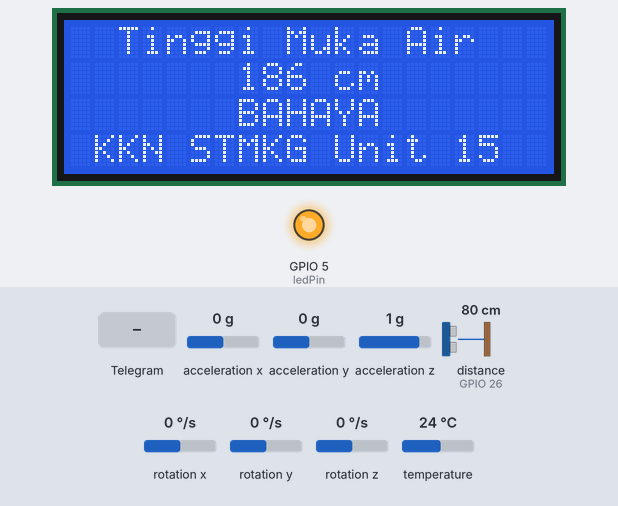
The sketch below on a simulated ESP32. On the bench: 20×4 character LCD, output pins drawn as LEDs (lit = HIGH). Wiring (inferred from the names in the program): ultrasonic range finder: trigger GPIO 25; echo GPIO 26. Inputs (shaded band) come from the test bench; at power-on: distance to the obstacle (sensor on GPIO 26) 80 cm, acceleration x 0 g, acceleration y 0 g, acceleration z 1 g, rotation x 0 °/s, rotation y 0 °/s, rotation z 0 °/s, temperature 24 °C. The echo pulse lasts 58.3 µs per cm; WiFi joins after 1.5 s; servers stay silent unless stated; random numbers use the default seed unless the sketch sets one; no MQTT or app messages arrive unless stated; pins used as bus, display or sensor lines are not drawn; what the sketch prints to the serial monitor is not drawn.

Above: at 8.6 s.
8.7 s: distance to the obstacle (sensor on GPIO 26) set to 120 cm
At 10.4 s:
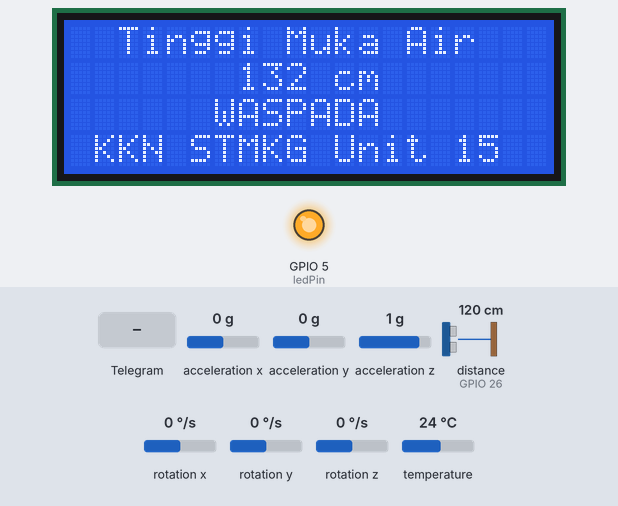
14.3 s: distance to the obstacle (sensor on GPIO 26) set to 250 cm
At 16.5 s:
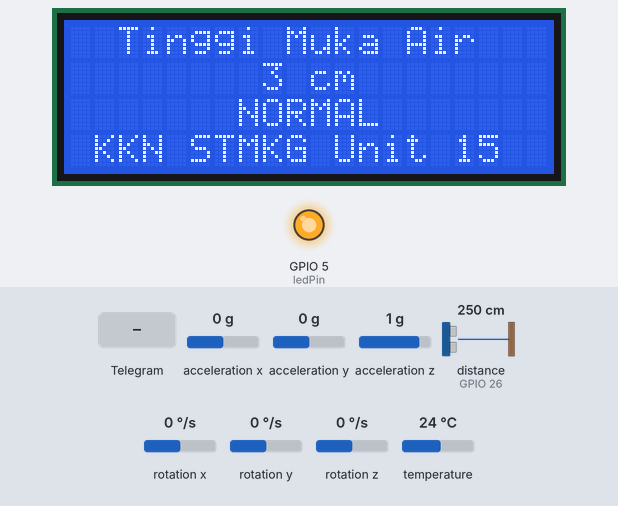
19.9 s: Telegram message "/status" received
23.9 s: distance to the obstacle (sensor on GPIO 26) set to 2 cm
At 27.3 s:
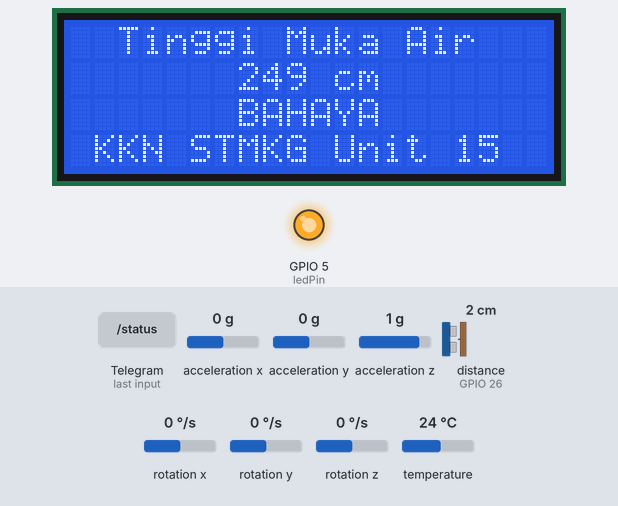
27.6 s: Telegram message "/monitor" received
Timing chart, 0 to 30.6 s (numbered marks = the images above; inputs shaded):
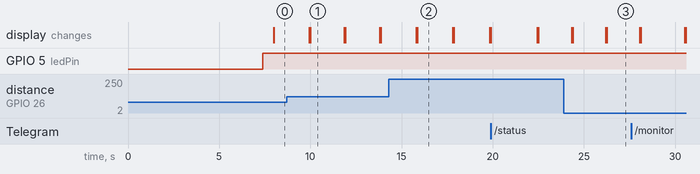

The sketch:

esp.ino
```cpp
#include <WiFi.h>
#include <WiFiClientSecure.h>
#include <UniversalTelegramBot.h>
#include <ArduinoJson.h>
#include <Adafruit_MPU6050.h>
#include <Adafruit_Sensor.h>
#include <LiquidCrystal_I2C.h>
#include <PubSubClient.h>
#include <Wire.h>
#define MQTT_MAX_PACKET_SIZE 512

// Replace with your network credentials
const char* ssid = "Kecamatan 02";
const char* password = "sabarsabar1"; // replace with your actual password

// Telegram BOT Token and Chat ID
#define BOTtoken "7279363754:AAEHcLfiYkuF5MmRPTubiNm_5rTXZOAEc-c" // Replace with your BOT token
#define CHAT_ID "-4201858654"   // Replace with your chat ID

WiFiClientSecure client;
UniversalTelegramBot bot(BOTtoken, client);

// Initialize MQTT
const char* mqtt_server = "broker.emqx.io";
WiFiClient espClient;
PubSubClient mqttClient(espClient);

// Telegram bot request delay
int botRequestDelay = 1000;
unsigned long lastTimeBotRan;

// Pins for ultrasonic sensor
const int trigPin = 25;
const int echoPin = 26;

// LED pin
const int ledPin = 5;

// Create MPU6050 instance
Adafruit_MPU6050 mpu;

// Create LCD instance with I2C address 0x27 and 20x4 display
LiquidCrystal_I2C lcd(0x27, 20, 4);

// Constants
const int riverbedHeight = 250; // Example riverbed height in cm

// Timer variables
unsigned long motionDetectedTime = 0;
bool ledActive = false;
unsigned long lastPublishTime = 0; // Last time MQTT message was published
const unsigned long publishInterval = 5000; // 5 seconds
unsigned long lastTelegramTime = 0; // Last time Telegram message was sent
const unsigned long telegramInterval = 60000; // 1 minutes

// Variables to hold TMA and hazard level
int lastTMA = 0;
int lastPumpStatus = 0;
int lastHazardLevel = 1;

// Variables for ultrasonic sensor filtering
const int numReadings = 10; // Using 10 measurements for moving average
long readings[numReadings];
int readIndex = 0;
long total = 0;
long average = 0;

// Monitoring state
bool monitoringActive = false;  // Variable to track monitoring state

// Function prototypes
void setup_wifi();
bool reconnect();
void sendMQTTData(int tma, int pumpStatus, int hazardLevel);
long getUltrasonicReading();
long correctReading(long distance);
void initSensorReadings();
void updateLCD(int TMA, int hazardLevel);
void handleNewMessages(int numNewMessages);
void sendTelegramData();

// Handle new Telegram messages
void handleNewMessages(int numNewMessages) {
  Serial.println("handleNewMessages");
  Serial.println(String(numNewMessages));

  for (int i = 0; i < numNewMessages; i++) {
    String chat_id = String(bot.messages[i].chat_id);
    if (chat_id != CHAT_ID) {
      bot.sendMessage(chat_id, "Unauthorized user", "");
      continue;
    }

    String text = bot.messages[i].text;
    Serial.println(text);

    if (text == "/status") {
      sendTelegramData();
    } else if (text == "/monitor") {
      monitoringActive = !monitoringActive;
      bot.sendMessage(CHAT_ID, monitoringActive ? "Monitoring aktif" : "Monitoring non-aktif", "");
    }
  }
}

void setup() {
  Serial.begin(115200);

  // Initialize MPU6050
  if (!mpu.begin()) {
    Serial.println("Failed to find MPU6050 chip");
    while (1) {
      delay(10);
    }
  }
  Serial.println("MPU6050 Found!");

  mpu.setHighPassFilter(MPU6050_HIGHPASS_0_63_HZ);
  mpu.setMotionDetectionThreshold(1);
  mpu.setMotionDetectionDuration(20);
  mpu.setInterruptPinLatch(true);
  mpu.setInterruptPinPolarity(true);
  mpu.setMotionInterrupt(true);

  // Initialize LCD
  lcd.init();
  lcd.backlight();

  // Setup pins
  pinMode(trigPin, OUTPUT);
  pinMode(echoPin, INPUT);
  pinMode(ledPin, OUTPUT);

  // Initialize sensor readings
  initSensorReadings();

  // Connect to WiFi
  setup_wifi();

  // Setup MQTT
  mqttClient.setServer(mqtt_server, 1883);

  // Setup Telegram
  client.setCACert(TELEGRAM_CERTIFICATE_ROOT);

  bot.sendMessage(CHAT_ID, "Bot Started", "");
}

void loop() {
  unsigned long currentTime = millis();

  // Handle motion detection and LED activation
  if (mpu.getMotionInterruptStatus()) {
    motionDetectedTime = currentTime;
    ledActive = true;

    sensors_event_t a, g, temp;
    mpu.getEvent(&a, &g, &temp);

    Serial.println("Detect Motion!");
  }

  if (ledActive && (currentTime - motionDetectedTime < 5000)) {
    digitalWrite(ledPin, HIGH);
  } else {
    ledActive = false;
    digitalWrite(ledPin, LOW);
  }

  int pumpStatus = ledActive ? 1 : 0;
  lastPumpStatus = pumpStatus;

  // Measure distance using ultrasonic sensor with moving average
  long averageDistance = getUltrasonicReading();

  int TMA = riverbedHeight - averageDistance;
  lastTMA = TMA;

  Serial.print("Average distance: ");
  Serial.print(averageDistance);
  Serial.print(" cm, TMA: ");
  Serial.print(TMA);
  Serial.println(" cm");

  int hazardLevel;
  String hazardLevelStr;
  if (TMA >= 150) {
    hazardLevel = 3;
    hazardLevelStr = "BAHAYA";
  } else if (TMA >= 100) {
    hazardLevel = 2;
    hazardLevelStr = "WASPADA";
  } else {
    hazardLevel = 1;
    hazardLevelStr = "AMAN";
  }
  lastHazardLevel = hazardLevel;

  updateLCD(lastTMA, lastHazardLevel);

  if (currentTime - lastPublishTime >= publishInterval) {
    sendMQTTData(lastTMA, pumpStatus, lastHazardLevel);
    lastPublishTime = currentTime;
  }

  if (!mqttClient.connected()) {
    reconnect();
  }
  mqttClient.loop();

  // Check if monitoring is active and handle continuous sending to Telegram
  if (monitoringActive && (lastHazardLevel == 2 || lastHazardLevel == 3) && (currentTime - lastTelegramTime >= telegramInterval)) {
    sendTelegramData();
    lastTelegramTime = currentTime;
  }

  if (millis() > lastTimeBotRan + botRequestDelay) {
    int numNewMessages = bot.getUpdates(bot.last_message_received + 1);

    while (numNewMessages) {
      Serial.println("got response");
      handleNewMessages(numNewMessages);
      numNewMessages = bot.getUpdates(bot.last_message_received + 1);
    }
    lastTimeBotRan = millis();
  }

  delay(1000);
}

void setup_wifi() {
  delay(10);
  Serial.println();
  Serial.print("Connecting to ");
  Serial.println(ssid);

  WiFi.begin(ssid, password);

  while (WiFi.status() != WL_CONNECTED) {
    delay(500);
    Serial.print(".");
  }

  Serial.println("");
  Serial.println("WiFi connected");
  Serial.println("IP address: ");
  Serial.println(WiFi.localIP());
}

bool reconnect() {
  Serial.print("Attempting MQTT connection...");
  // Create a unique client ID
  String clientId = "ESP32Client_" + String(random(0xffff), HEX);
  // Attempt to connect
  if (mqttClient.connect(clientId.c_str())) {
    Serial.println("connected");
    // Once connected, publish an announcement...
    mqttClient.publish("KKNSTMKG15/status", "Connected");
    // ... and resubscribe
    // mqttClient.subscribe("inTopic"); // Uncomment if you have subscriptions
    return true;
  } else {
    Serial.print("failed, rc=");
    Serial.print(mqttClient.state());
    Serial.println(" try again in 3 seconds");
    delay(3000);
    return false;
  }
}

void sendMQTTData(int tma, int pumpStatus, int hazardLevel) {
  StaticJsonDocument<100> doc;

  doc["TMA"] = tma;
  doc["PumpStatus"] = pumpStatus;
  doc["HazardLevel"] = hazardLevel;

  char jsonBuffer[100];
  serializeJson(doc, jsonBuffer);

  Serial.println("Publishing data!");
  if (!mqttClient.publish("KKNSTMKG15/parameter", jsonBuffer)) {
    Serial.println("Failed to publish message");
  } else {
    Serial.println("Publish Completed");
  }
}

long getUltrasonicReading() {
  long sum = 0;
  for (int i = 0; i < numReadings; i++) {
    long duration, distance;
    digitalWrite(trigPin, LOW);
    delayMicroseconds(2);
    digitalWrite(trigPin, HIGH);
    delayMicroseconds(10);
    digitalWrite(trigPin, LOW);
    duration = pulseIn(echoPin, HIGH);
    distance = duration * 0.034 / 2;

    sum += distance;

    delay(50);
  }

  long averageDistance = sum / numReadings;
  long correctedDistance = correctReading(averageDistance);

  return correctedDistance;
}

long correctReading(long distance) {
  long correctedDistance = distance;

  if (distance >= 70 && distance <= 80) {
    correctedDistance -= 15;
  } else if (distance > 80 && distance <= 90) {
    correctedDistance -= 10;
  } else if (distance > 90 && distance <= 100) {
    correctedDistance -= 5;
  }
  return correctedDistance;
}

void initSensorReadings() {
  for (int i = 0; i < numReadings; i++) {
    readings[i] = getUltrasonicReading();
    total += readings[i];
  }
  average = total / numReadings;
}

void updateLCD(int TMA, int hazardLevel) {
  lcd.clear();
  delay(10);

  // Row 1: "Tinggi Muka Air" centered
  lcd.setCursor((20 - strlen("Tinggi Muka Air")) / 2, 0);
  lcd.print("Tinggi Muka Air");

  // Row 2: Distance with " cm" centered
  String distanceStr = String(TMA) + " cm";
  lcd.setCursor((20 - distanceStr.length()) / 2, 1);
  lcd.print(distanceStr);

  // Row 3: Hazard level centered
  String hazardLevelStr;
  switch (hazardLevel) {
    case 3:
      hazardLevelStr = "BAHAYA";
      break;
    case 2:
      hazardLevelStr = "WASPADA";
      break;
    case 1:
    default:
      hazardLevelStr = "NORMAL";
      break;
  }
  lcd.setCursor((20 - hazardLevelStr.length()) / 2, 2);
  lcd.print(hazardLevelStr);

  // Row 4: "KKN STMKG Unit 15" centered
  lcd.setCursor((20 - strlen("KKN STMKG Unit 15")) / 2, 3);
  lcd.print("KKN STMKG Unit 15");
}

void sendTelegramData() {
  String message = "Tinggi Muka Air: " + String(lastTMA) + " cm\n";
  message += "Status Pompa: " + String(lastPumpStatus == 1 ? "ON" : "OFF") + "\n";
  message += "Peringatan Banjir: ";

  if (lastHazardLevel == 3) {
    message += "BAHAYA";
  } else if (lastHazardLevel == 2) {
    message += "WASPADA";
  } else {
    message += "AMAN";
  }

  bot.sendMessage(CHAT_ID, message, "");
}
```

Measured:
- what the display in image 1 shows lasts 1.9 s, from 10.0 s to 11.9 s
- what the display in image 2 shows lasts 1.9 s, from 15.9 s to 17.8 s
